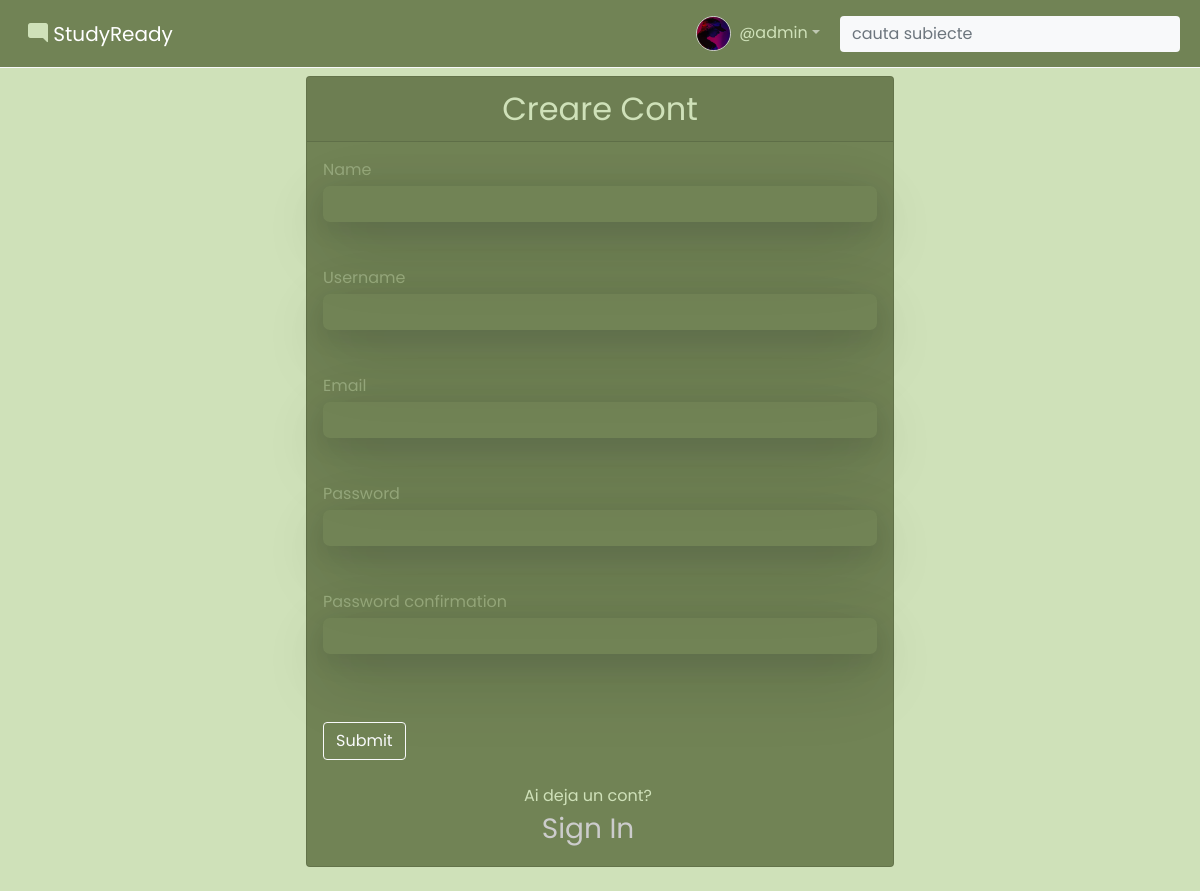
Page /register/ (signed in) on the committed database.
### base/models.py (models this page shows)
class User(AbstractUser):
    name = models.CharField(max_length=200, null=True)
    email = models.EmailField(null=True, unique=True)
    about = models.TextField(null=True)
    profile = models.ImageField(null=True, default="avatar.svg")
    USERNAME_FIELD = 'email'
    REQUIRED_FIELDS = []

### base/views.py (the view, shortened to what this page needs)
# urls.py: path('register/', views.registerPage, name="register"),
def registerPage(request):
    page = 'register'
    form = NewUserCreationForm()
    context = {'page':page, 'form':form}
    return render(request, 'base/login_register.html', context)

### base/forms.py
class NewUserCreationForm(UserCreationForm):
    class Meta:
        model = User
        fields = ['name','username','email','password1', 'password2']

### base/templates/base/login_register.html (shortened to what this page needs)
{% extends 'main.html' %}
{% block content %}
{% if page == 'login' %}
    <div class="bg-light" style="height: 1px;"></div>
    <main class="d-flex justify-content-center">
        <div class="container-fluid mt-5">
            <form action="" class="d-flex justify-content-center" method="post">
                {% csrf_token %}
                <div class="card"  id="login--card" style="background-color: var(--color-dark-blue);">
                    <div class="card-header text-center">
                        <span class="fs-2" style=" color: var(--color-intense);">Accesare Cont</span>
                    </div>
                    <div class="card-body">
                        <form action="" method="post">
                            <label for="username" style="font-weight: 400; color: var(--color-light);" class="mb-1">Email</label>
                            <input type="text" name="email" placeholder="username..." class="form-control mb-5"
                                id="username--login" style="background-color: transparent; color: var(--color-intense);">
                            <label for="password" style="font-weight: 400; color: var(--color-light);" class="mb-1">Password</label>
                            <input type="password" name="password" placeholder="password..." class="form-control "
                                id="password--login" style="background-color: transparent; color: var(--color-intense);">
                            <input type="submit" value="Submit" class="btn mt-4 btn-outline-light ">
                        </form>
                        <br>
                        <div class="d-flex justify-content-center align-items-center">
                            <div class="row">
                                <div class="row text-center">
                                    <span class="fs-6" style="color: var(--color-intense);">Nu ai un cont?</span>
                                </div>
                                <div class="row text-center">
                                    <a href="{% url 'register' %}" style="text-decoration:none; color: #ccc;"><span class="fs-3" >Sign Up</span></a>
                                </div>
                            </div>
                        </div>
                    </div>
                </div>
            </form>
        </div>
    </main>
{% else %}
    <div class="bg-light" style="height: 1px;"></div>
    <main class="d-flex justify-content-center mb-4">
        <div class="container-fluid mt-2">
            <span action="" class="d-flex justify-content-center">
                <div class="card"  id="login--card" style="background-color: var(--color-dark-blue);">
                    <div class="card-header text-center">
                        <span class="fs-2" style=" color: var(--color-intense);">Creare Cont</span>
                    </div>
                    <div class="card-body">
                        <form action="" method="POST">
                            {% for field in form %}
                            <div class="mb-4" id="form_update">
                                <label for="" style="font-weight: 400; color: var(--color-light);" class="mb-1">{{field.label}}</label>
                                {{field}}
                            </div>
                            {% endfor %}
                            <input type="submit" value="Submit" class="btn mt-4 btn-outline-light ">
                        </form>
                        <br>
                        <div class="d-flex justify-content-center align-items-center">
                            <div class="row">
                                <div class="row text-center">
                                    <span class="fs-6" style="color: var(--color-intense);">Ai deja un cont?</span>
                                </div>
                                <div class="row text-center">
                                    <a href="{% url 'login' %}" style="text-decoration:none; color: #ccc;"><span class="fs-3" >Sign In</span></a>
                                </div>
                            </div>
                        </div>
                    </div>
                </div>
            </span>
        </div>
    </main>
{% endif %}
{% endblock content %}

### templates/navbar.html (shortened to what this page needs)
{% load static %}
<nav class="navbar navbar-expand-lg navbar-dark text-light" id="navbar">
	<div class="container-fluid">
		<div class="align-text-bottom"><span id="logo--name--nav"><a class="navbar-brand" href="{% url 'home' %}"><i class="bi bi-chat-right-fill" id="logo_nav"></i>
					StudyReady</a></span></div>
		<div class="collapse navbar-collapse" id="navbarSupportedContent">
			<ul class="navbar-nav me-auto mb-2 mb-lg-0">
				{% if request.user.is_authenticated %}
				<li class="nav-item dropdown d-inline-flex align-items-center" style="text-decoration: none; color: black;"><a class="nav-link dropdown-toggle fs-6" href="#" id="navbarDropdown" role="button" data-bs-toggle="dropdown" aria-expanded="false">
						<img src="{{user.profile.url}}" alt="profile image" style="width: 35px; height:35px ;  border-radius: 50%; border: 1px solid #ccc;" class="mx-2"><span id="user_nav">@{{request.user.username}}</span>
					</a>
				</li>
				{% endif %}
			</ul>
			<form class="d-flex" method="get">
				<input class="form-control me-2 mx-2 bg-light border-0" type="search" placeholder="cauta subiecte" aria-label="Search" name="q">
			</form>
		</div>
	</div>
</nav>

### static/styles/style.css (style rules this page uses)
body { background-color: #cfe1b9; }
#logo_nav { color: var(--color-intense); }
#user_nav { color: var(--color-intense); }
#navbar { background-color: var(--color-dark-blue); }
:root { --color-black: #000; --color-dark-blue: #718355; --color-darker: #566343; --color-light: #97a97c; --color-gray: #e5e5e5; --color-white: #fff; --color-back: #3A97E0; --color-intense: #cfe1b9; }
#login--card { width: 50%; }
#form_update { color: var(--color-light); }

### base/templates/base/login_register.html (style rules this page uses)
#form_update>input { color: var(--color-intense); background: transparent; box-shadow: rgba(17, 17, 26, 0.1) 0px 8px 24px, rgba(17, 17, 26, 0.1) 0px 16px 56px, rgba(17, 17, 26, 0.1) 0px 24px 80px; padding: 6px; border-radius: 7px; border: none; width: 100%; margin-bottom: 20px; }

### rows in the picture
User: profile (picture), user.username "admin"

### other values in the picture
{{ field.label }} "Name" "Username" "Email" "Password" "Password confirmation"
